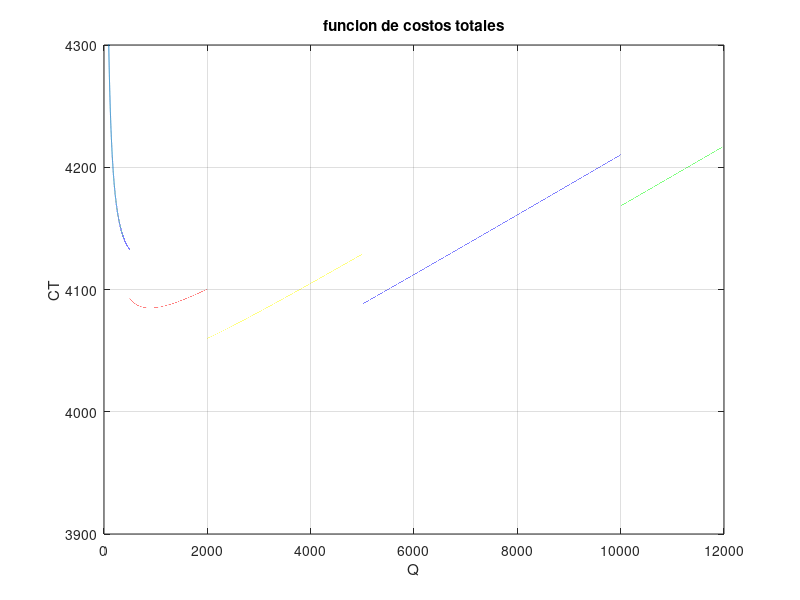

The MATLAB script that drew this image:
D = 400;%unidad/semana
Co = 50;%Bs/orden
h = 0.70/52;%Bs/unidad/semana
i = 0.19/52;%Bs/unidad/semana
minCT = zeros(1,5);
t = 1;
MAT = zeros(5,9);

Q = {Q1 = [0:0.05:499];Q2 = [500:0.05:1999];Q3 = [2000:0.05:4999];Q4 = [5000:0.05:9999];Q5 = [10000:0.05:12000];};

C={C1 = 10.20;C2 = 10.10;C3 = 10.00;C4 = 9.90;C5 = 9.80;};

t = 1;
while t <= 5
q = cell2mat(Q(t));
c = cell2mat(C(t));
  CO = Co*(D./q);%Bs/semana
  CP = (h + i*c)*(q/2);%Bs/semana
  CT = CO + CP + c*D;%Bs/semana                                     Bs*unidad = Bs
  plot(q,CT)
  hold on
t = t + 1;
endwhile
   axis([0,12000,3900,4300])
   title("funcion de costos totales")
   ylabel "CT"
   xlabel "Q"
   grid
   
li = {[0];[500];[2000];[5000];[10000];};

ls={[499];[1999];[4999];[9999];[inf];};

output_precision(3)

t = 1;
while t <= 5
  c = cell2mat(C(t));
  q = cell2mat(Q(t));
  Cp = (h + i*c);
  Qpri = sqrt((2*Co*D)/Cp);
  LI = cell2mat(li(t));
  LS = cell2mat(ls(t));
  if Qpri <= LI
  Qast = LI;
       else if LI <= Qpri && Qpri <= LS
       Qast = Qpri;
             else if Qpri >= LI
            Qast = 0;
             endif
       endif
  endif
  if Qast !=0
  q = Qast;
  CO = Co*(D./q);%Bs/semana
  CP = (h + i*c)*(q/2);%Bs/semana
  costosDEmanejo = CO + CP; %Bs/semana
  costoDEcompra = c*D; %Bs/semana
  costoTOTAL = costosDEmanejo + costoDEcompra;
  else
  costosDEmanejo = 0;
  costoDEcompra = 0;
  costoTOTAL = 0;
  endif
  MAT(t,:) = [LI,LS,c,Cp,Qpri,Qast,costosDEmanejo,costoDEcompra,costoTOTAL];
  t = t + 1;
endwhile
MAT
  
c = mean(cell2mat(C))
Cp = (h + i*c);
  Qpri = sqrt((2*Co*D)/Cp)
  

